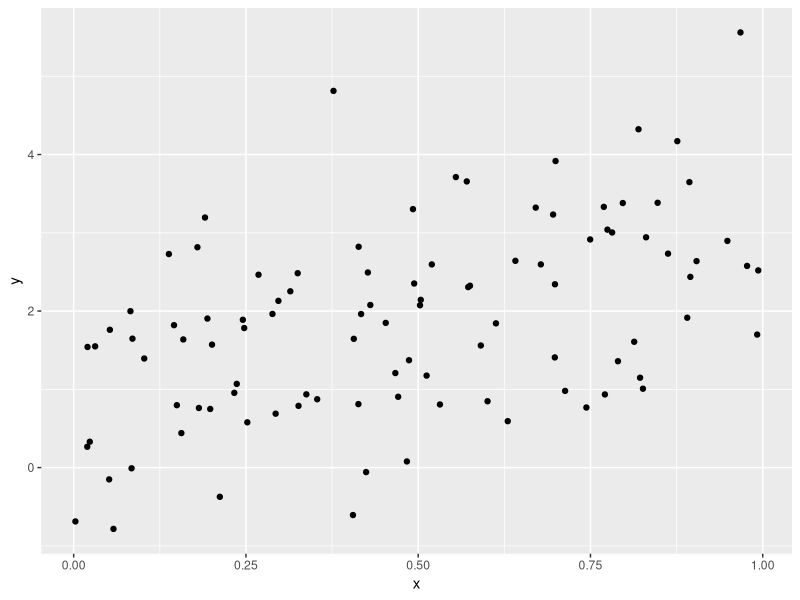

This figure's R source:
## ---- chunk 1
library(tidyverse)
plot_df = 
  tibble(
    x = runif(100),
    y = 1+2*x+rnorm(100)
  )

plot_df |> 
  ggplot(aes(x = x, y = y)) +
  geom_point()
